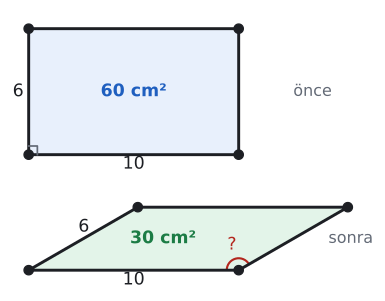

The script that drew this image:
import sys; sys.path.insert(0, "tools")
from cizim import *

P = lambda x, y: np.array([float(x), float(y)])
uz = lambda U, V: round(float(np.linalg.norm(U - V)), 4)
def acisi(K, U, V):
    u, v = U - K, V - K
    return round(float(np.degrees(np.arccos(np.dot(u, v) / np.linalg.norm(u) / np.linalg.norm(v)))), 3)
def birim(U, V):
    t = (V - U) / np.linalg.norm(V - U); return t, np.array([-t[1], t[0]])
def dondur(Q, derece):
    a = np.radians(derece); return P(Q[0] * np.cos(a) - Q[1] * np.sin(a), Q[0] * np.sin(a) + Q[1] * np.cos(a))
def ayak(Q, U, V):
    t, _ = birim(U, V); return U + np.dot(Q - U, t) * t
def paralel_isareti(U, V, n=1, f=0.5):
    t, _ = birim(U, V)
    for i in range(n):
        M = U + f * (V - U) + (i - (n - 1) / 2) * 0.32 * S * t
        ax.annotate("", xy=M + 0.22 * S * t, xytext=M - 0.22 * S * t, arrowprops=dict(arrowstyle="-|>", color=SOLUK, lw=1.3, mutation_scale=13))
def cetik(U, V, n=1, renk=SOLUK, f=0.5):
    M = U + f * (V - U); t, m = birim(U, V)
    for i in range(n):
        c = M + (i - (n - 1) / 2) * 0.2 * S * t
        ax.plot(*zip(c - 0.22 * S * m, c + 0.22 * S * m), color=renk, lw=1.5)
def olcu(U, V, metin, d=0.5, renk=YAZI, fs=13, f=0.5):
    """[UV] üzerinde f oranındaki noktaya, U->V yönünün soluna d*S uzağa yazı (d < 0: sağına)."""
    M = U + f * (V - U); _, m = birim(U, V)
    ax.text(*(M + d * S * m), metin, ha="center", va="center", color=renk, fontsize=fs)
def dik_isareti(K, U, V, r=0.4):
    a_ = (U - K) / np.linalg.norm(U - K) * r * S; b_ = (V - K) / np.linalg.norm(V - K) * r * S
    ax.plot(*zip(K + a_, K + a_ + b_, K + b_), color=SOLUK, lw=1.3)
def harf(Q, metin, dx, dy, renk=YAZI, fs=13):
    ax.text(Q[0] + dx * S, Q[1] + dy * S, metin, ha="center", va="center", color=renk, fontsize=fs)
def cizgi(U, V, renk=YAZI, lw=2.2, ls="-"):
    ax.plot(*zip(U, V), color=renk, lw=lw, ls=ls)
def boya(noktalar, renk):
    ax.add_patch(patches.Polygon(noktalar, closed=True, facecolor=renk, edgecolor="none"))
def yay(K, U, V, r=0.8, renk=MAVI, n=1):
    for i in range(n): aci(ax, K, U, V, r=(r + 0.18 * i) * S, renk=renk)
def yay_yazi(K, U, V, metin, d=1.4, renk=MAVI, fs=12):
    """K köşesindeki U-K-V açısının ortasından d*S uzağa yazı."""
    u = (U - K) / np.linalg.norm(U - K); v = (V - K) / np.linalg.norm(V - K); o = (u + v) / np.linalg.norm(u + v)
    ax.text(*(K + d * S * o), metin, ha="center", va="center", color=renk, fontsize=fs)
def basla(xmin, xmax, ymin, ymax, en=5.5):
    global fig, ax
    fig, ax = sekil(en, en * (ymax - ymin) / (xmax - xmin))
    ax.set_aspect("equal"); ax.axis("off"); ax.set_xlim(xmin, xmax); ax.set_ylim(ymin, ymax)
def dortgen(A, B, C, D, dolgu=None):
    if dolgu: boya([A, B, C, D], dolgu)
    ax.plot(*zip(A, B, C, D, A), color=YAZI)
    for Q in (A, B, C, D): nokta(ax, *Q, "")
def koseler(A, B, C, D, d=0.55):
    O = (A + B + C + D) / 4
    for Q, ad in ((A, "A"), (B, "B"), (C, "C"), (D, "D")):
        y = (Q - O) / np.linalg.norm(Q - O); harf(Q, ad, d * y[0] * 1.3, d * y[1])
def pk(AB, AD, derece):
    """A orijinde, [AB] yatay; ABCD paralelkenarının köşeleri."""
    a = np.radians(derece); A, B = P(0, 0), P(AB, 0); D = P(AD * np.cos(a), AD * np.sin(a)); return A, B, B + D, D
def cerceve(noktalar, kenar=1.2):
    xs = [q[0] for q in noktalar]; ys = [q[1] for q in noktalar]
    return min(xs) - kenar * S, max(xs) + kenar * S, min(ys) - kenar * S, max(ys) + kenar * S
def alan(noktalar, metin, renk=YAZI, dx=0, dy=0, fs=13):
    """Çokgenin ağırlık merkezine (köşelerin ortalaması) yazı."""
    O = sum(noktalar) / len(noktalar)
    ax.text(O[0] + dx * S, O[1] + dy * S, metin, ha="center", va="center", color=renk, fontsize=fs, fontweight="bold")
def kesisim(P1, P2, P3, P4):
    """[P1P2] ve [P3P4] doğrularının kesişimi."""
    d1, d2 = P2 - P1, P4 - P3
    x2 = lambda u, v: u[0] * v[1] - u[1] * v[0]
    t = x2(P3 - P1, d2) / x2(d1, d2); return P1 + t * d1
def alan_hesap(*Q):
    return round(abs(sum(Q[i][0] * Q[(i + 1) % len(Q)][1] - Q[(i + 1) % len(Q)][0] * Q[i][1] for i in range(len(Q)))) / 2, 4)


# Soru 11: menteşeli çerçeve 10 x 6: önce dikdörtgen (alan 60), sonra paralelkenar (alan 30, dar açı 30°, geniş açı 150°).
y0 = 5.5
R = [P(0, y0), P(10, y0), P(10, y0 + 6), P(0, y0 + 6)]
A, B, C, D = pk(10, 6, 30)
S = 15.5 / 15
print("ust", alan_hesap(*R), "alt", alan_hesap(A, B, C, D), "B", acisi(B, A, C))
basla(-1.0, 16.6, -1.1, y0 + 7.0, 5.0)
boya(R, MAVI_ACIK); ax.plot(*zip(*(R + [R[0]])), color=YAZI)
for Q in R: nokta(ax, *Q, "")
dik_isareti(R[0], R[1], R[3], 0.4)
ax.text(5, y0 + 3, "60 cm²", ha="center", va="center", color=MAVI, fontsize=13, fontweight="bold")
ax.text(5, y0 - 0.45, "10", ha="center", va="center"); ax.text(-0.5, y0 + 3, "6", ha="center", va="center")
ax.text(12.6, y0 + 3, "önce", ha="left", va="center", color=SOLUK, fontsize=12)
boya([A, B, C, D], YESIL_ACIK); dortgen(A, B, C, D)
ax.text(*((A + B + C + D) / 4 - P(1.2, 0)), "30 cm²", ha="center", va="center", color=YESIL, fontsize=13, fontweight="bold")
olcu(A, B, "10", -0.45); olcu(A, D, "6", 0.45, f=0.55)
yay(B, C, A, 0.55, KIRMIZI); yay_yazi(B, C, A, "?", 1.2, KIRMIZI, 13)
ax.text(16.4, 1.5, "sonra", ha="right", va="center", color=SOLUK, fontsize=12)
kaydet(fig, __file__)
